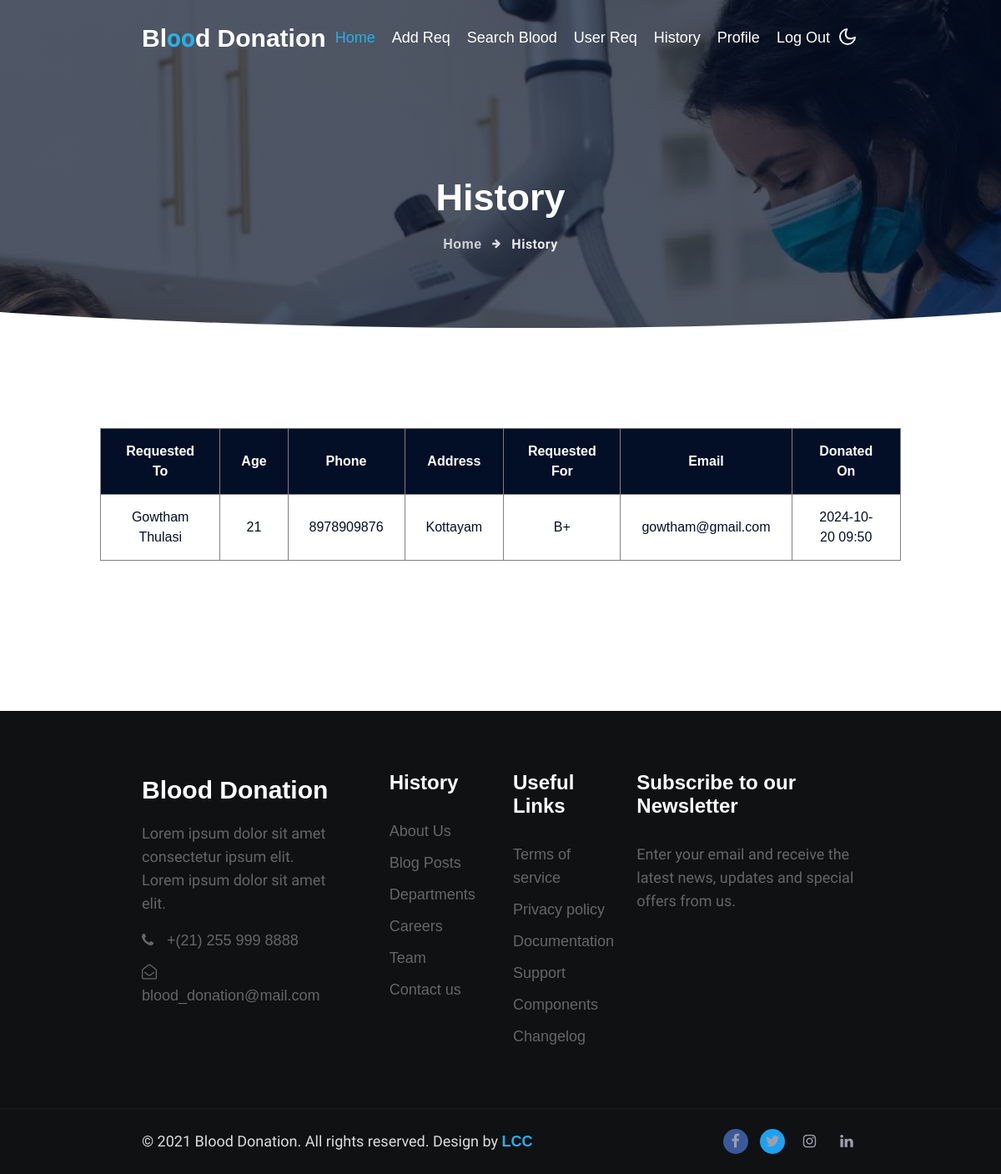
Screenshot of /USER/requestHistory.php (signed in) with the database file from the repository.
### tables this page shows
CREATE TABLE `user_blood_request` (
  `b_rqst_id` int(20) NOT NULL AUTO_INCREMENT,
  `u_id` varchar(50) DEFAULT NULL COMMENT 'user_id',
  `d_id` varchar(50) DEFAULT 'NOT_ASSIGNED' COMMENT 'donor_id',
  `blood` varchar(50) DEFAULT NULL,
  `status` varchar(50) DEFAULT 'PENDING',
  `last_donate` varchar(100) NOT NULL DEFAULT 'NOT UPDATED' COMMENT 'last donated date',
  PRIMARY KEY (`b_rqst_id`)
);

CREATE TABLE `donor_reg` (
  `d_id` int(20) NOT NULL AUTO_INCREMENT,
  `d_name` varchar(100) DEFAULT NULL,
  `d_age` varchar(100) DEFAULT NULL,
  `d_address` varchar(100) DEFAULT NULL,
  `d_blood` varchar(100) DEFAULT NULL,
  `d_phone` varchar(100) DEFAULT NULL,
  `d_email` varchar(100) DEFAULT NULL,
  `d_diseases` varchar(100) DEFAULT NULL,
  `status` varchar(100) DEFAULT 'FREE',
  PRIMARY KEY (`d_id`)
);

### USER/requestHistory.php (the view, shortened to what this page needs)
<?php
include('userHeader.php');
?>
<div class="breadcrumb-bg w3l-inner-page-breadcrumb py-5">
    <div class="container pt-lg-5 pt-md-3 p-lg-4 pb-md-3 my-lg-3">
        <h2 class="title pt-5">History</h2>
        <ul class="breadcrumbs-custom-path mt-3 text-center">
            <li><a href="userHome.php">Home</a></li>
            <li class="active"><span class="fa fa-arrow-right mx-2" aria-hidden="true"></span> History </li>
        </ul>
    </div>
</div>
<div class="position-relative">
    <div class="shape overflow-hidden">
    </div>
</div>
<div class="view-content">
    <?php
    $uid = $_SESSION['uid'];
    $qry = "SELECT d.*, r.`b_rqst_id`, r.`last_donate` FROM `user_blood_request` r, `donor_reg` d, `user_reg` u WHERE r.`u_id` = u.`u_id` AND r.`d_id` = d.`d_id` AND r.`status` = 'DONATED' AND r.`u_id` = '$uid'";
    $result = mysqli_query($conn, $qry);
    if ($result->num_rows > 0) {
    ?>
        <table>
            <tr>
                <th>Requested To</th>
                <th>Age</th>
                <th>Phone</th>
                <th>Address</th>
                <th>Requested For</th>
                <th>Email</th>
                <th>Donated On</th>
            </tr>
        <?php
        while ($row = mysqli_fetch_array($result)) {
            echo "
                <tr>
                    <td>" . $row['d_name'] . "</td>
                    <td>" . $row['d_age'] . "</td>
                    <td>" . $row['d_phone'] . "</td>
                    <td>" . $row['d_address'] . "</td>
                    <td>" . $row['d_blood'] . "</td>
                    <td>" . $row['d_email'] . "</td>
                    <td>" . $row['last_donate'] . "</td>
                </tr>";
        }
    } else {
        echo "<div class='no-data'><img class='no-data' src='../assets/images/no-data.png'><h5>No History</h5></div>";
    }
        ?>
        </table>
</div>
<?php
include('../Footer.php');
?>

### login/css/style.css (style rules this page uses)
html { scroll-behavior: smooth; }
body, html { margin: 0; padding: 0; color: #585858; }
* { box-sizing: border-box; font-family: "Kumbh Sans", sans-serif; }
a { text-decoration: none; }
h1, h2, h3, h4, h5, h6, p, ul, ol { margin: 0; padding: 0; }
body { background-image: url("../../assets/images/pixels.jpg"); background-size: cover; background-attachment: fixed; background-repeat: no-repeat; background-blend-mode: overlay; margin: 0; padding: 0; }
.container { max-width: 890px; margin: 0 auto; }
::placeholder { color: #aaa; }

### USER/userHeader.php (style rules this page uses)
body { background-color: white; }
.view-content table { border: 1px solid black; margin: 120px auto 180px; width: 80%; text-align: center; }
.view-content th { color: white; background-color: #030f27; padding: 20px 0; }
.view-content td { color: #030f27; }
.view-content th, td { border: 1px solid grey; border-collapse: collapse; padding: 15px 25px; }

### rows the page displays
user_blood_request: d.d_name "Gowtham Thulasi", d.d_age "21", d.d_phone "8978909876", d.d_address "Kottayam", d.d_blood "B+", d.d_email "gowtham@gmail.com", last_donate "2024-10-20 09:50"
